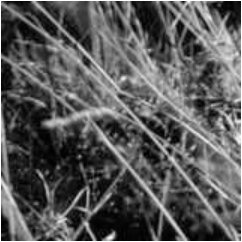
#> input picture sample.png, 242 x 242 px
$ python filter.py   (older library calls are emulated)
#> lines starting #> are read from the running program, lines starting #| are printed output that depends on the picture
import cv2
import numpy as np
import matplotlib.pyplot as plt


def average_kernel(size):
    """
    创建一个大小为（size，size）的平均滤波核矩阵
    :param size: 核的大小
    :return: 平均滤波核矩阵
    """
    if size % 2 == 0:
        raise ValueError("Kernel size must be odd.")

    kernel = np.ones((size, size), dtype=np.float32)
    kernel /= size * size

    return kernel


if __name__ == '__main__':
    # 读取图像
    img = cv2.imread("sample.png")
#> img is the input picture: shape (242, 242, 3); min 0, max 255, mean 90
    # matrix = np.array([[10, 15, 30, 49, 5, 64],
    #                    [7, 55, 3, 4, 16, 24],
    #                    [1, 74, 148, 5, 39, 5],
    #                    [8, 3, 165, 4, 117, 9],
    #                    [45, 35, 8, 13, 24, 3],
    #                    [71, 3, 25, 89, 4, 2]
    #                    ], dtype="uint8")
    matrix = np.array([[10, 20, 30, 40],
                       [50, 60, 70, 80],
                       [90, 100, 110, 120],
                       [130, 140, 150, 160]
                       ], dtype="float32")

    shift = np.array([[0, 0, 0],
                      [0, 0, 1],
                      [0, 0, 0]])

    # 创建3x3大小的平均滤波器
    kernel_size = 3
    kernel_3 = average_kernel(kernel_size)
    kernel_5 = average_kernel(5)
    kernel_7 = average_kernel(7)

    # 对图像进行滤波
    # filtered_img = cv2.filter2D(matrix, ddepth=-1, kernel=shift, borderType=cv2.BORDER_REFLECT_101)
    smoothed_img_3 = cv2.filter2D(img, ddepth=-1, kernel=kernel_3, borderType=cv2.BORDER_REFLECT_101)
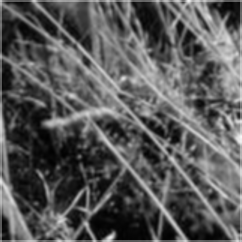
#> smoothed_img_3: shape (242, 242, 3); min 1, max 247, mean 89
    smoothed_img_5 = cv2.filter2D(img, ddepth=-1, kernel=kernel_5, borderType=cv2.BORDER_REFLECT_101)
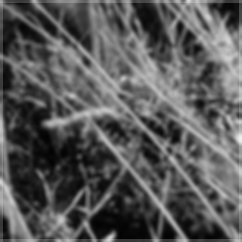
#> smoothed_img_5: shape (242, 242, 3); min 2, max 237, mean 88.8
    smoothed_img_7 = cv2.filter2D(img, ddepth=-1, kernel=kernel_7, borderType=cv2.BORDER_REFLECT_101)
    """
    cv2.filter2D(src, ddepth, kernel[, dst[, anchor[, delta[, borderType]]]]) → dst
    src: 输入图像，可以是单通道或多通道图像。
    ddepth: (desired depth)输出图像深度，通常使用-1表示与输入图像相同的深度。如果需要更高精度，则可以使用cv2.CV_32F。
    kernel: 卷积核，可以是任何形状和尺寸的数组，但必须是单通道浮点类型。
    dst（可选）：输出图像，大小和深度与输入图像相同。
    anchor（可选）：核函数锚点，默认为(-1, -1)，表示核函数中心点。
    delta（可选）：可选的偏移量，用于调整输出图像的亮度值。
    borderType（可选）：边界处理方法，可以是以下几种之一：
        cv2.BORDER_CONSTANT: 添加一个恒定值的边框。
        cv2.BORDER_REPLICATE: 复制最近的像素值来填充边框。
        cv2.BORDER_REFLECT: 使用镜像反射来填充边框。
        cv2.BORDER_WRAP: 使用图像的另一侧来填充边框。
        cv2.BORDER_REFLECT_101：使用镜像反射（不包括边界像素）来填充边框。
    """
    # [17 lines of commented-out code are left out]
    fig, ax = plt.subplots(nrows=2, ncols=2)
    ax[0, 0].imshow(img, cmap='gray', vmin=0, vmax=255)
    ax[0, 1].imshow(smoothed_img_3, cmap='gray', vmin=0, vmax=255)
    ax[1, 0].imshow(smoothed_img_5, cmap='gray', vmin=0, vmax=255)
    ax[1, 1].imshow(smoothed_img_7, cmap='gray', vmin=0, vmax=255)
    # ax[0, 1].imshow(edged_img, cmap='gray', vmin=0, vmax=255)
    # ax[1, 0].imshow(sharped_img, cmap='gray', vmin=0, vmax=255)
    plt.show()
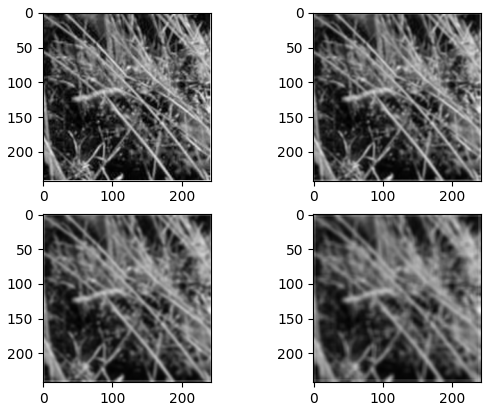
#> figure drawn by matplotlib, 4 panels

    # plt.imshow(matrix, cmap='gray', vmin=0, vmax=255)
    # plt.colorbar()
    # plt.show()

$ run again, with DSC_0001.JPG saved as sample.png
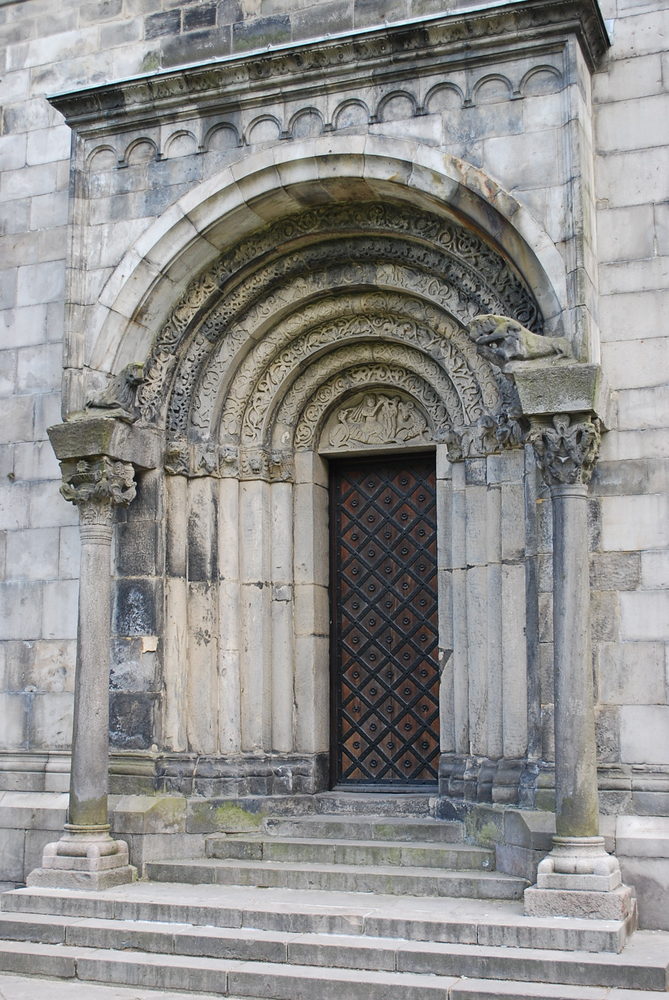
#> input picture DSC_0001.JPG, 669 x 1000 px, shrunk from 1296 x 1936 before the run
#> img is the input picture: shape (1000, 669, 3); mean B, G, R 142, 143.3, 143.7
#> `smoothed_img_7 = cv2.filter2D(img, ddepth=-1, kernel=kernel_7, borderT..`:
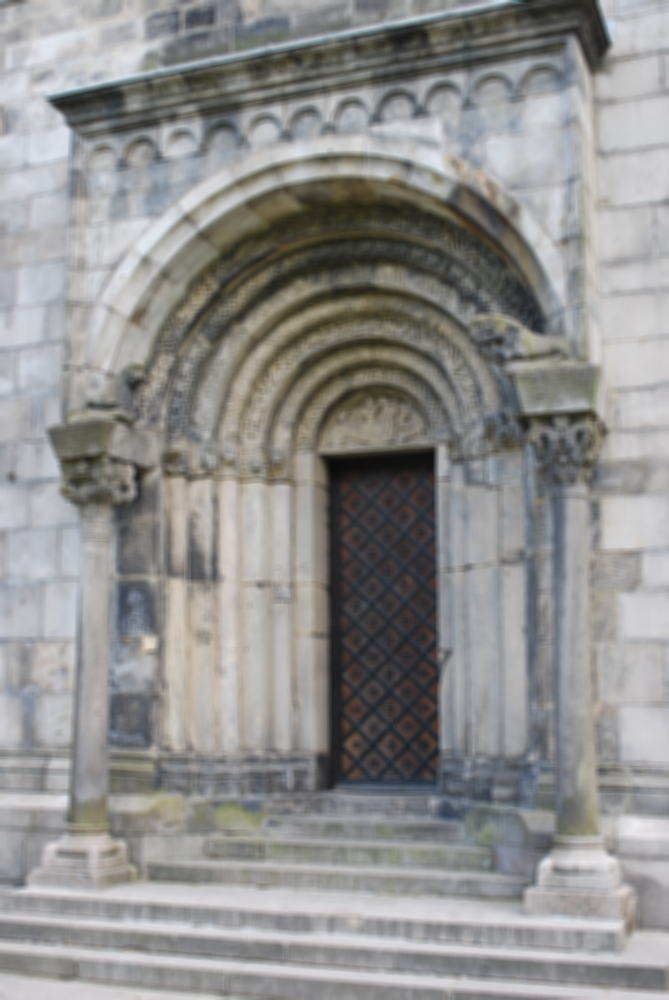
#> smoothed_img_7: shape (1000, 669, 3); mean B, G, R 142, 143.3, 143.7
#> `plt.show()`:
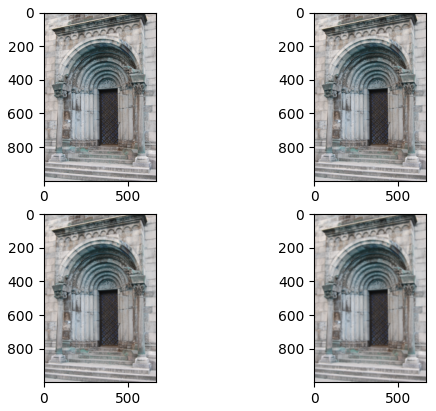
#> figure drawn by matplotlib, 4 panels; B, G, R data is drawn as R, G, B
